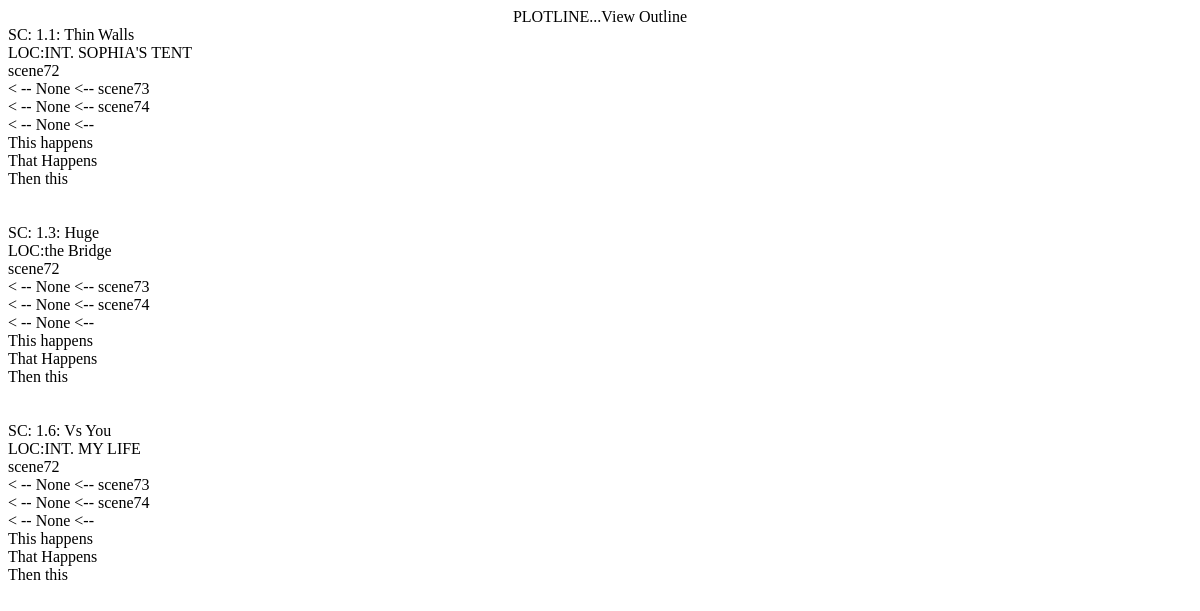
The app's page /viewoutline, older data.
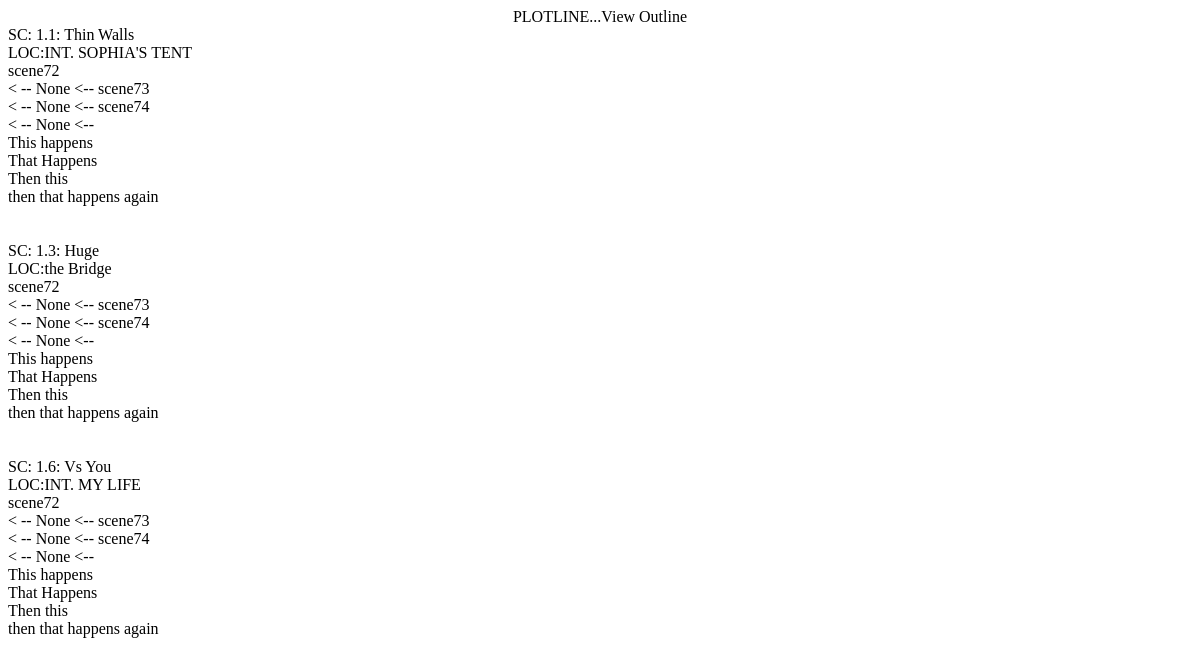
The same page, newer data.
### tables this page shows
CREATE TABLE "MAIN" (
	"KEY"	INTEGER UNIQUE,
	"CHAPTER"	INTEGER,
	"SCENE"	INTEGER,
	"TITLE"	TEXT UNIQUE,
	"LOCATION"	TEXT,
	"TAGS"	TEXT,
	PRIMARY KEY("KEY" AUTOINCREMENT)
);

CREATE TABLE "SCENE" (
	"BEATS"	TEXT
, "1"	TEXT, "Scene51"	TEXT, FRANK TEXT, scene60 TEXT, scene61 TEXT, scene62 TEXT, scene63 TEXT, scene64 TEXT, scene65 TEXT, scene66 TEXT, scene67 TEXT, scene68 TEXT, scene69 TEXT, scene70 TEXT, scene71 TEXT, scene72 TEXT, scene73 TEXT, scene74 TEXT);

### plotline.py (the view)
@app.route('/viewoutline')
def viewoutline():
	import sqlite3
	connection = sqlite3.connect('projdbs/erotic.db')
	connection.row_factory = sqlite3.Row
	cursor = connection.cursor()
	cursor.execute('SELECT * FROM MAIN WHERE TITLE is not NULL')
	info = cursor.fetchall()
	print(len(info))
	lister = []
	beats = []
	for row in info:
		lister.append(row)
		print(lister)
		print(row["TITLE"])
		print(row["KEY"])
		key = row['KEY']
		scenenumber = 'scene' + str(key)
		print(scenenumber)
	cursor.execute('SELECT * FROM SCENE WHERE ? != "NULL"', (scenenumber,))
	beat = cursor.fetchall()
	for twist in beat:
		beats.append(twist)
	return render_template('viewoutline.html', info=info, beat=beat, scenenumber=scenenumber, key=key, lister=lister, beats=beats)

### templates/viewoutline.html (shortened to what this page needs)
<!DOCTYPE html PUBLIC "-//W3C//DTD HTML 4.01//EN" "http://www.w3.org/TR/html4/strict.dtd">
<html><head>
</head><body>
<div style="text-align: center;">PLOTLINE...View Outline<br>
<div style="text-align: left;">
{% for row in info %}
SC: {{row['CHAPTER']}}.{{row['SCENE']}}: {{row['TITLE']}}<br>
LOC:{{row['LOCATION']}}<br>
{% for elem in lister %}
{% if elem is not none %}
  {% set keep = "scene" + elem[0]|string %}
  {{ keep }}<br>
  {% set keeplist = [] %}
< --  {{ keeplist.append(keep) }} <--
{% endif %}
{% endfor %}<br>
{%for twist in beats %}
{% if twist[scenenumber] is not none %}
{{twist[scenenumber]}}<br>
{% endif %}
{% endfor %}
<br>
<br>
{% endfor %}
</div>
</body></html>

Row changes from the older to the newer data that the page shows:
added SCENE: scene74 "then that happens again"
